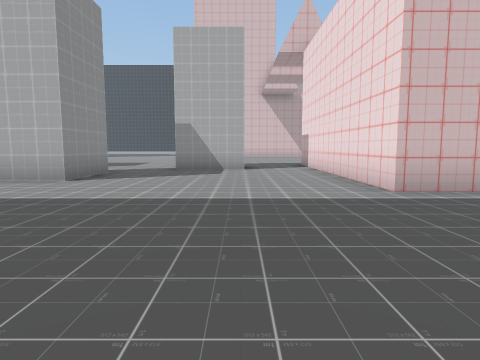
view 1 (above)

24 first-person views from a walk through a 3-D level made in the Unity game engine. The camera is 1.3 m above the floor, tilts 6° down and sees 75° across. The floor is counted in squares, 2 m on a side. Each view is taken from the middle of a square. On the plan, view 1 faces up. The plan holds only what a view shows up to about 10 squares ahead; the rest is blank. The place goes on beyond the plan. The player character is not drawn. Some surface patterns are stand-ins.

view 2
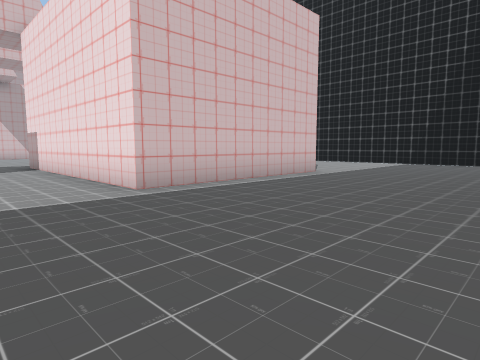

view 3
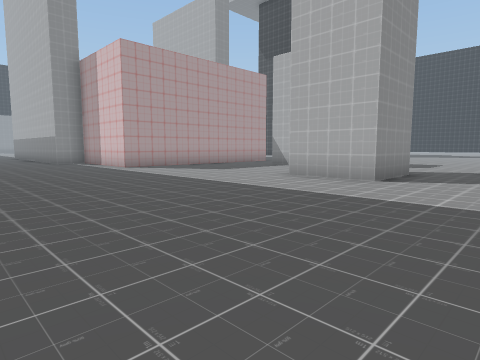

view 4
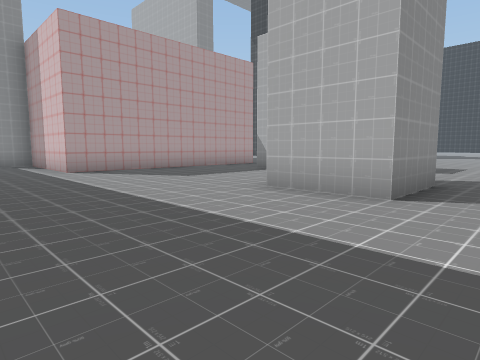

view 5
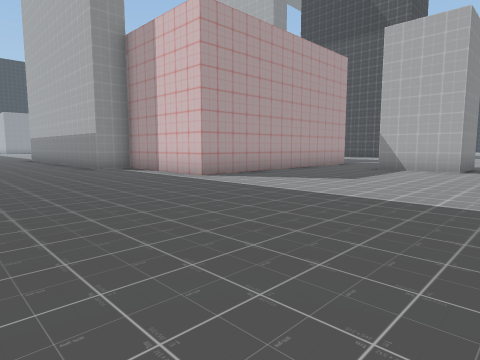

view 6
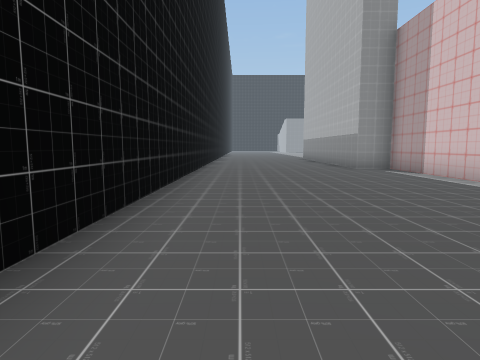

view 7
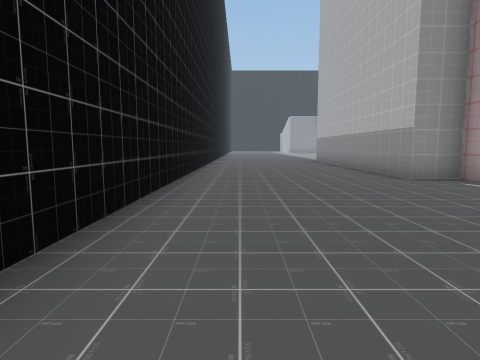

view 8
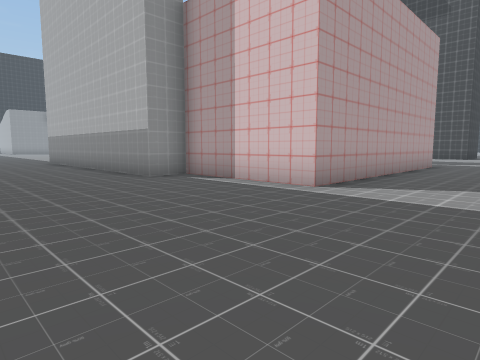

view 9
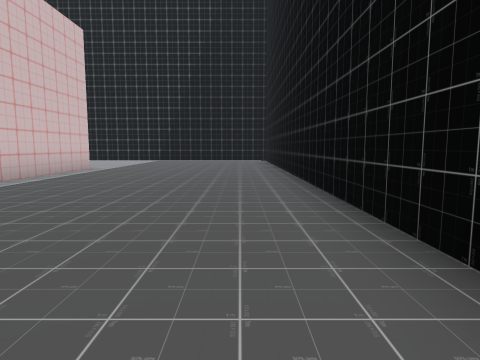

view 10
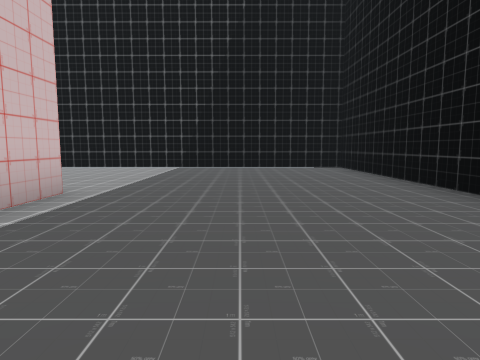

view 11
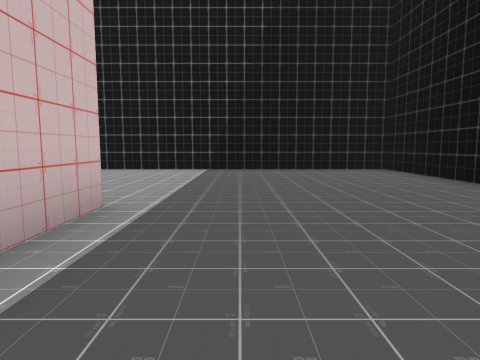

view 12
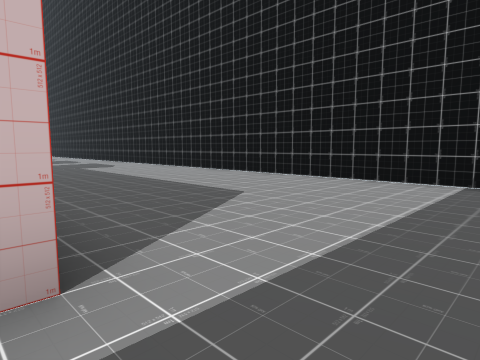

view 13
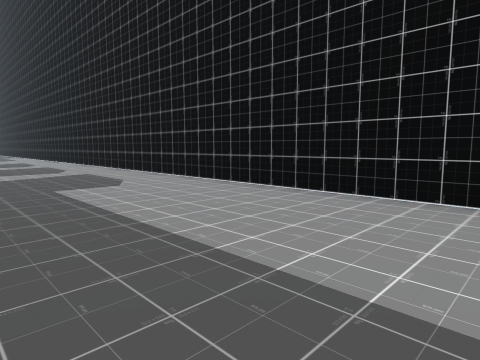

view 14
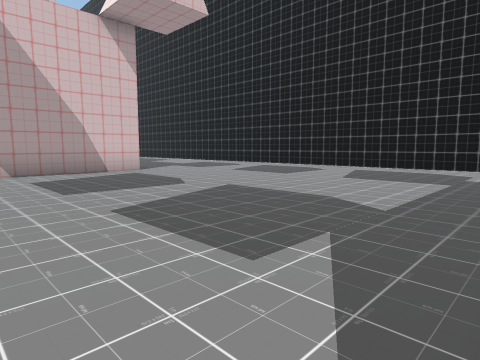

view 15
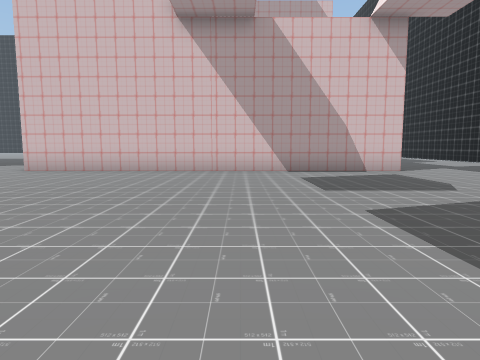

view 16
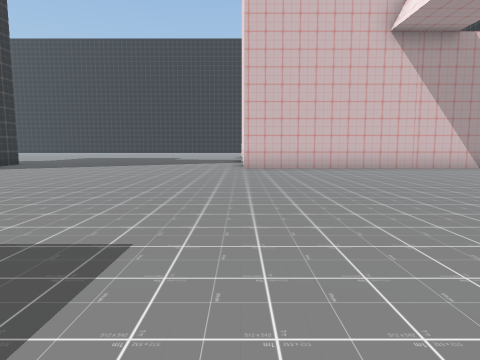

view 17
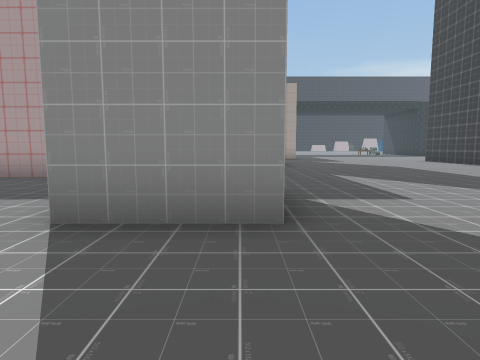

view 18
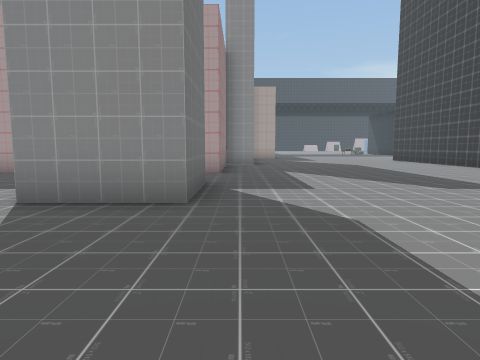

view 19
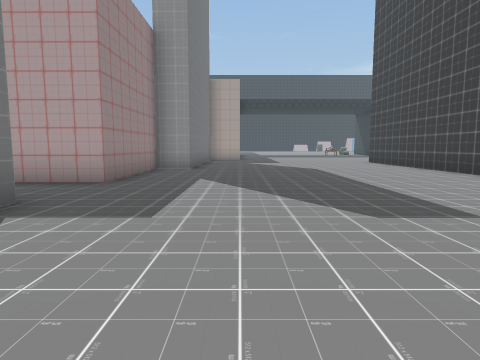

view 20
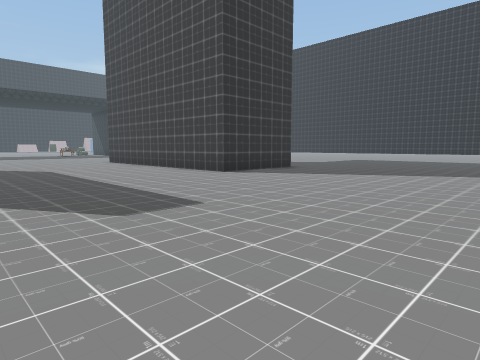

view 21
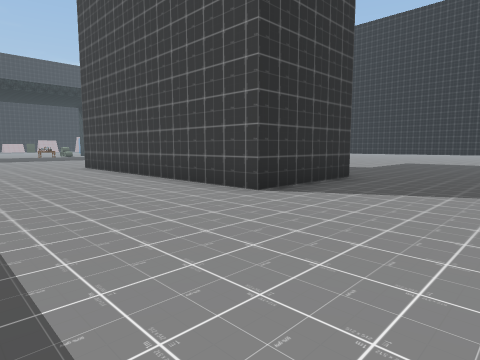

view 22
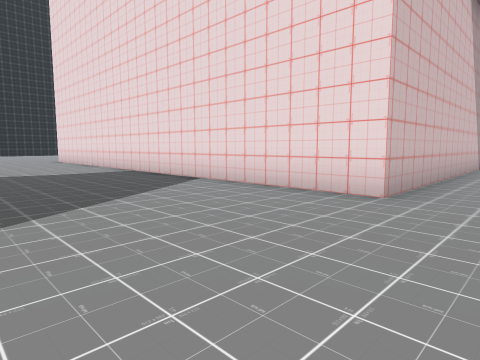

view 23
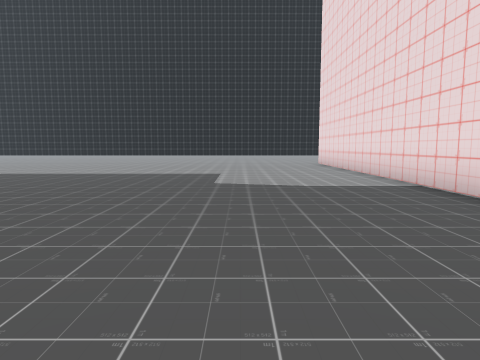

view 24
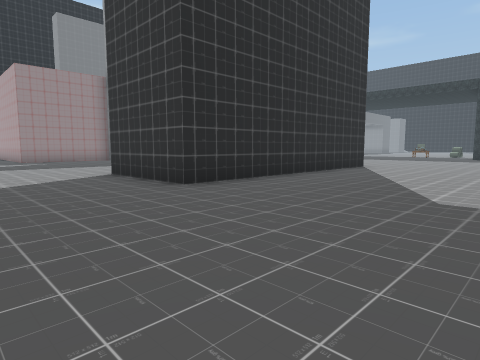

### Floor plan
Points are (right, up) in squares from view 1. A wall is a line through its corners. A room is listed if a view was taken in it or the views show most of it. See-through windows are left out.
Room 1 (views 1, 2, 3, 4, 5, 6, 7, 8, 9, 10, 11, 12, 13, 14, 15, 16, 17, 18, 19, 20, 21, 22, 23, 24)
walls: (-8.6, 11.4) (-6.6, 11.4) (-6.6, 9.4) (-8.6, 9.4); (0.2, 9.1) (-1.9, 9.1); (-3.4, 8.1) (-3.4, 6) (-5.4, 6); (7.5, 20.5) (-2.9, 20.5) (-2.9, 32.1); (-15, 12.5) (-14.4, 12.5) (-14.4, 11.4) (-10.7, 11.4) (-10.7, 4.5) (-14.4, 4.5) (-14.4, 3.5) (-18.5, 3.5); (7.5, 4.5) (2.3, 4.5) (2.3, 11.5); (-0.5, -1.3) (13.1, -1.3) (13.1, 18.1); (-17.8, 22.5) (-11.1, 22.5) (-11.1, 19.5) (-18.4, 19.5); (-18, -1.3) (-6.5, -1.3)

Where each view was taken, in squares from view 1:
view 1: 0 up, 0 right, facing up
view 2: 0 up, 0 right, facing up-right
view 3: 0 up, 1 left, facing up-left
view 4: 2 up, 2 left, facing up-left
view 5: 0 up, 5 left, facing up-left
view 6: 0 up, 5 left, facing left
view 7: 0 up, 8 left, facing left
view 8: 0 up, 8 left, facing up-left
view 9: 0 up, 2 left, facing right
view 10: 2 up, 3 right, facing right
view 11: 3 up, 4 right, facing right
view 12: 3 up, 7 right, facing up-right
view 13: 8 up, 9 right, facing up-right
view 14: 12 up, 3 right, facing up-right
view 15: 12 up, 3 right, facing up
view 16: 11 up, 3 left, facing up
view 17: 11 up, 4 left, facing left
view 18: 12 up, 3 left, facing left
view 19: 14 up, 5 left, facing left
view 20: 14 up, 5 left, facing up-left
view 21: 16 up, 8 left, facing up-left
view 22: 19 up, 7 left, facing up-right
view 23: 22 up, 6 left, facing up
view 24: 27 up, 8 left, facing down-left
